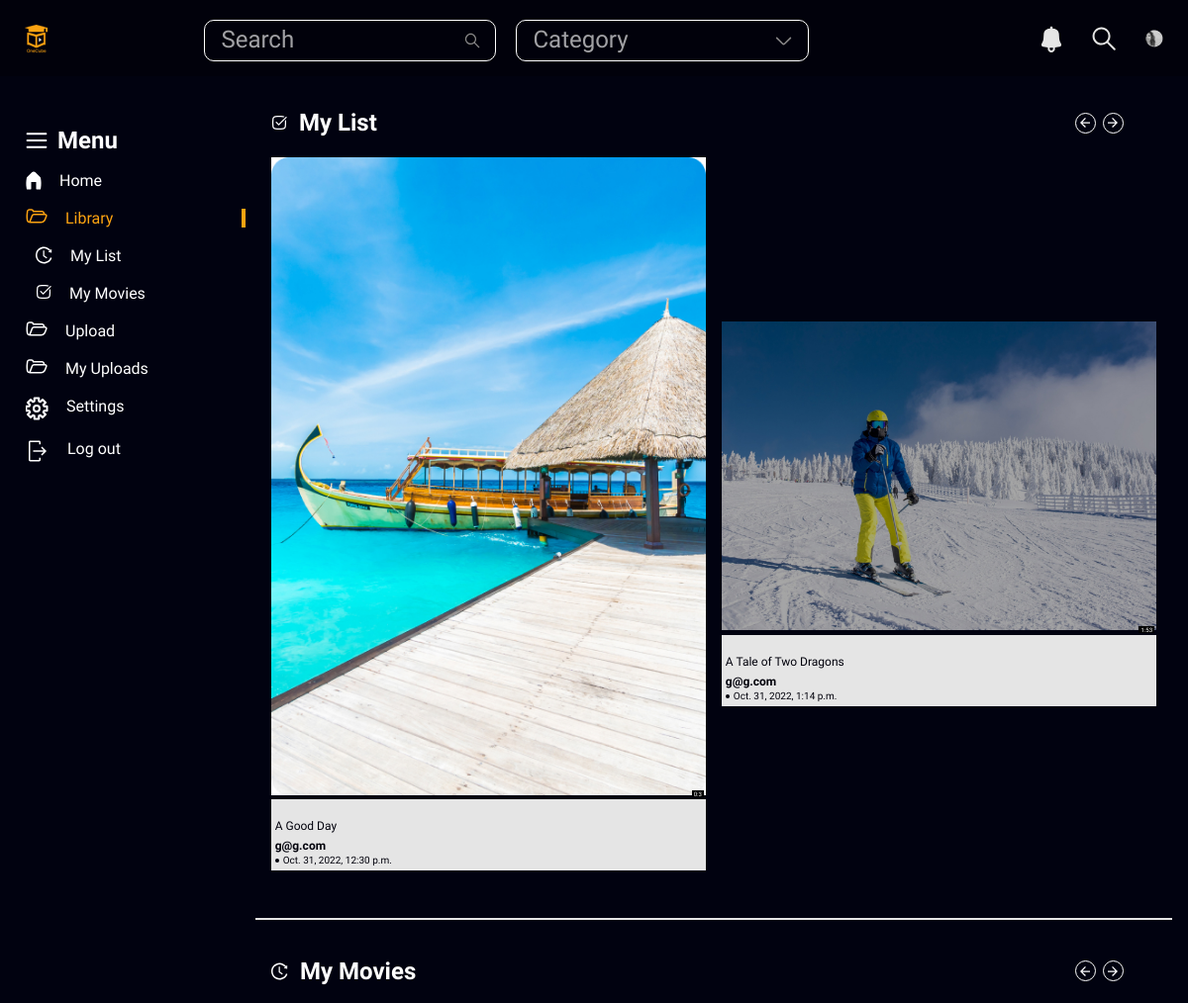
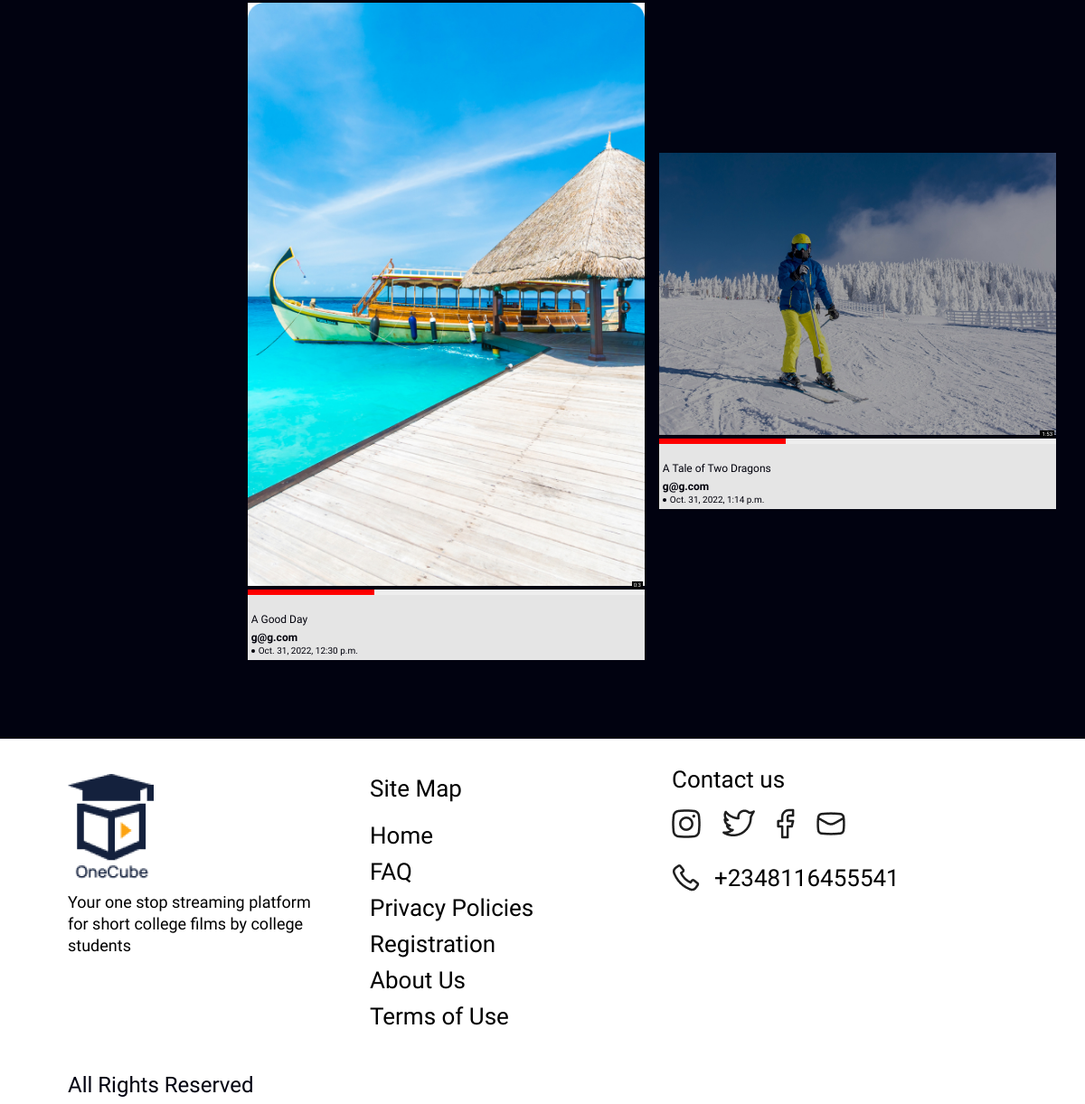
Screenshot of /library/ (signed in) with the database file from the repository (2 pictures, top to bottom).
### movie/models.py (models this page shows, shortened)
class Movie(models.Model):
    title = models.CharField(max_length=250)
    description = models.CharField(max_length=250)
    thumbnail = models.ImageField(upload_to='movies/thumbnails/%y%m%d', null=True, blank=True)
    movie = models.FileField(upload_to='movies/movie/%y%m%d', validators=[validate_file_extension], null=True)
    category =  models.TextField(choices=CATEGORY_CHOICES)
    uploader = models.ForeignKey(User, on_delete=models.CASCADE)
    length = models.CharField(max_length=100, null=True, blank=True)
    upload_date = models.DateTimeField(auto_now_add=True, null=True)
    favourites = models.ManyToManyField(User, related_name='favourite', default=None, blank=True)
    likes = models.ManyToManyField(User, default=0, related_name='movie_likes')
    dislikes = models.ManyToManyField(User, default=0, related_name='movie_dislikes')

### users/models.py (models this page shows)
class NewUser(AbstractBaseUser, PermissionsMixin):
    reg_number = models.CharField(max_length=10)
    email = models.EmailField(_('email address'), unique= True)
    college_name = models.CharField(max_length=100)
    username = models.CharField(max_length=150, blank=True)
    first_name = models.CharField(max_length=150, blank=True)
    last_name = models.CharField(max_length=150, null=True, blank=True)
    start_date = models.DateTimeField(default=timezone.now)
    is_staff = models.BooleanField(default=False)
    is_active = models.BooleanField(default=True)
    otp = models.CharField(max_length=6, null=True, blank=True)
    objects = CustomAccountManager()
    USERNAME_FIELD = "email"
    REQUIRED_FIELDS = []
    def __str__(self):
        return self.email

### movie/views.py (the view)
# urls.py: path('library/', my_movies, name="library"),
def my_movies(request):
    if not request.user.id:
        return render(request, 'blank.html', {})
    if not request.user:
        permission_error = "You Don't Have Permission To View This Page"
        return render(request, 'my_movies.html', {'permission_error':permission_error})
    favs = Movie.objects.filter(favourites=request.user)
    movs = Movie.objects.filter(uploader=request.user)
    cats = Category.objects.all()
    data = {
        'movs':movs,
        'favs':favs,
        'cats':cats
        }
    return render(request, 'library.html', data)

### templates/library.html (shortened to what this page needs)
{%load static%}
<!DOCTYPE html>
<html lang="en">
<head>
    <link rel="stylesheet" href="{%static 'css/library.css'%}">
</head>
<body>
    <header class="library--header">
        <nav class="library navbar">
            <div class="library logo">
                <img src="{%static 'logo.png'%}" alt="logo">
            </div>
            <div class="library searchCategory">
                <div class="library header search">
                    <div class="library header searchWrap">
                        <input type="text" placeholder="Search">
                    </div>
                </div>
                <div class="library header category">
                    <div class="library header categoryWrap">
                        <input type="" value="" placeholder="Category">
                        <svg width="17" height="9" viewBox="0 0 17 9" fill="none" xmlns="http://www.w3.org/2000/svg">
                            <path d="M15.4611 1.34753L9.76434 7.04425C9.09156 7.71702 7.99066 7.71702 7.31788 7.04425L1.62109 1.34753" stroke="#8A8989" stroke-width="1.5" stroke-miterlimit="10" stroke-linecap="round" stroke-linejoin="round"/>
                        </svg>
                    </div>
                </div>
            </div>
            <div class="library icons">
                <div class="libray notifications">
                </div>
                <div class="libray searchIcon">
                </div>
                <div class="libray profile">
                    <img src="{%static 'Ellipse-13.png'%}" alt="profile-pic">
                </div>
            </div>
        </nav>
    </header>
    <main class="library main">
        <div class="library sideBar">
            <div class="sideBarHeading">
                <p class="sideBarHeadingListP">Menu</p>
            </div>
            <ul>
                <a class="sideBarHeadingLink" href="{%url 'dashboard' user.id%}">
                    <li class="sideBarHeadingList">
                        <p class="sideBarHeadingListP">Home</p>
                    </li>
                </a>
                <a class="sideBarHeadingLink" href="#">
                    <li class="sideBarHeadingList lib">
                        <p class="sideBarHeadingListP">Library</p>
                    </li>
                </a>
                <a class="sideBarHeadingLink" href="#my_list">
                    <li class="sideBarHeadingList comp">
                        <p class="sideBarHeadingListP">My List</p>
                    </li>
                </a>
                <a class="sideBarHeadingLink" href="#my_movies">
                    <li class="sideBarHeadingList comp">
                        <p class="sideBarHeadingListP">My Movies</p>
                    </li>
                </a>
                <a class="sideBarHeadingLink" href="{%url 'add_movie'%}">
                    <li class="sideBarHeadingList">
                        <p class="sideBarHeadingListP">Upload</p>
                    </li>
                </a>
                <a class="sideBarHeadingLink" href="{%url 'my_videos'%}">
                    <li class="sideBarHeadingList">
                        <p class="sideBarHeadingListP">My Uploads</p>
                    </li>
                </a>
                <a class="sideBarHeadingLink" href="{%url 'settings'%}">
                    <li class="sideBarHeadingList">
                        <p class="sideBarHeadingListP">Settings</p>
                    </li>
                </a>
                <a class="sideBarHeadingLink" href="{%url 'user_logout'%}">
                    <li class="sideBarHeadingList">
                        <p class="sideBarHeadingListP">Log out</p>
                    </li>
                </a>
            </ul>
        </div>
        <div class="moviesSection">
            <div class="library completedMovies">
                <div class="library completedMovies--top">
                    <div class="library completedMovies--left">
                        <p id="my_list">My List</p>
                    </div>
                    <div class="library completedMovies--right">
                        <div class="library arrowCircle" id="slide-arrow-prev">
                            <svg width="10" height="10" viewBox="0 0 10 10" fill="none" xmlns="http://www.w3.org/2000/svg">
                                <path d="M5 0L5.89375 0.870625L2.40625 4.375H10V5.625H2.40625L5.89375 9.10812L5 10L0 5L5 0Z" fill="white"/>
                            </svg>
                        </div>
                        <div class="library arrowCircle" id="slide-arrow-next">
                            <svg width="10" height="10" viewBox="0 0 10 10" fill="none" xmlns="http://www.w3.org/2000/svg">
                                <path d="M5 0L4.10625 0.870625L7.59375 4.375H0V5.625H7.59375L4.10625 9.10812L5 10L10 5L5 0Z" fill="white"/>
                            </svg>
                        </div>
                    </div>
                </div>
                <div class="library completedMovies--bottom" id="slides-container">
                    {%for film in favs %}
                    <div class="library moviesBox slide" id="slide">
                        <div class="library moviesImg">
                            <div class="library moviesImgWrap">
                                <a href="{%url 'detail' film.id%}">
                                    <video width="100%" {%if film.thumbnail%} poster="{{film.thumbnail.url}}"  {%endif%}>
                                        <source src="{{film.movie.url}}" type="video/mp4">
                                    </video>
                                </a>
                                <div class="library movieLength">{{film.length}}</div>
                            </div>
                        </div>
                        <div class="library movieDetails">
                            <p class="library movieTitle">{{film.title}}</p>
                            <p class="library movieCreator">{{film.uploader}}</p>
                            <div class="library movieViews">
                                <svg width="2" height="2" viewBox="0 0 2 2" fill="none" xmlns="http://www.w3.org/2000/svg">
                                    <rect width="2" height="2" rx="1" fill="#01010B"/>
                                </svg>
                                <p class="library lastViewed">{{film.upload_date}}</p>
                            </div>
                        </div>
                    </div>
                    {%endfor%}
                </div>
            </div>
            <div class="library line"></div>
            <div class="library continueWatching">
                <div class="library continueWatching--top">
                    <div class="library continueWatching--left">
                        <p id="my_movies">My Movies</p>
                    </div>
                    <div class="library continueWatching--right">
                        <div class="library arrowCircle" id="slide-arrow-prev1">
                            <svg width="10" height="10" viewBox="0 0 10 10" fill="none" xmlns="http://www.w3.org/2000/svg">
                                <path d="M5 0L5.89375 0.870625L2.40625 4.375H10V5.625H2.40625L5.89375 9.10812L5 10L0 5L5 0Z" fill="white"/>
                            </svg>
                        </div>
                        <div class="library arrowCircle" id="slide-arrow-next1">
                            <svg width="10" height="10" viewBox="0 0 10 10" fill="none" xmlns="http://www.w3.org/2000/svg">
                                <path d="M5 0L4.10625 0.870625L7.59375 4.375H0V5.625H7.59375L4.10625 9.10812L5 10L10 5L5 0Z" fill="white"/>
                            </svg>
                        </div>
                    </div>
                </div>
                <div class="library continueWatching--bottom" id="slides-container1">
                    {%for movie in movs%}
                    <div class="library moviesBox slide1" id="slide1">
                        <div class="library moviesImg">
                            <div class="library moviesImgWrap">
                                <a href="{%url 'detail' movie.id%}">
                                    <video width="100%"{%if movie.thumbnail %} poster="{{movie.thumbnail.url}}" {%endif%}>
                                        <source src="{{movie.movie.url}}" type="video/mp4">
                                    </video>
                                </a>
                                <div class="library movieLength">{{movie.length}}</div>
                            </div>
                            <progress class="library movieProgress" value="32" max="100"></progress>
                        </div>
                        <div class="library movieDetails">
                            <p class="library movieTitle">{{movie.title}}</p>
                            <p class="library movieCreator">{{movie.uploader}}</p>
                            <div class="library movieViews">
                                <svg width="2" height="2" viewBox="0 0 2 2" fill="none" xmlns="http://www.w3.org/2000/svg">
                                    <rect width="2" height="2" rx="1" fill="#01010B"/>
                                </svg>
                                <p class="library lastViewed">{{movie.upload_date}}</p>
                            </div>
                        </div>
                    </div>
                    {%endfor%}
                </div>
            </div>
        </div>
    </main>
    <footer>
        <div class="footer-wrapper">
            <div class="footer-description">
                <img class="footer-logo" src="{%static 'desktop-footer-logo.png'%}" alt="one-cube logo" srcset="{%static 'mobile-footer-logo.png'%} 77w,
                        {%static 'desktop-footer-logo.png'%} 95w" sizes="(min-width: 1025px) 95px,
                        77px">
                <p class="footer-desc-text">Your one stop streaming platform for short college films by college students
                </p>
            </div>
            <div class="footer-site-map">
                <h2 class="footer-headings">Site Map</h2>
                <ul class="footer-list">
                    <li>
                        <a href="{%url 'dashboard' user.id%}" class="footer-link">Home</a>
                    </li>
                    <li>
                        <a href="" class="footer-link">FAQ</a>
                    </li>
                    <li>
                        <a href="" class="footer-link">Privacy Policies</a>
                    </li>
                    <li>
                        <a href="" class="footer-link">Registration</a>
                    </li>
                    <li>
                        <a href="" class="footer-link">About Us </a>
                    </li>
                    <li>
                        <a href="{%url 'terms'%}" class="footer-link">Terms of Use</a>
                    </li>
                </ul>
            </div>
            <div class="footer-contact">
                <h2 class="footer-headings">Contact us</h2>
                <div class="socials-icon">
                    <a href="" class="footer-link">
                        <img src="{%static 'desktop-insta.png'%}" alt="instagram-icon" srcset="{%static 'desktop-insta.png'%} 31.47w,
                        {%static 'insta.png' %} 19.67w" sizes="(min-width: 1025px) 31.47px,
                        19.67px">
                    </a>
                    <a href="" class="footer-link">
                        <img src="{%static 'desktop-twitter.png' %}" alt="twitter-icon" srcset="{%static 'desktop-twitter.png'%} 35.83w,
                        {%static 'twitter.png'%} 22.4w" sizes="(min-width: 1025px) 35.83px,
                        22.4px">
                    </a>
                    <a href="" class="footer-link">
                        <img src="{%static 'desktop-fb.png'%}" alt="fb-icon" srcset="{%static 'desktop-fb.png'%} 19w,
                        {%static 'fb.png'%} 11.88w" sizes="(min-width: 1025px) 19px,
                        11.88px">
                    </a>
                    <a href="" class="footer-link">
                        <img src="{%static 'desktop-mail.png'%}" alt="mail-icon" srcset="{%static 'desktop-mail.png'%} 31.3w,
                        {%static 'mail.png'%} 19.56w" sizes="(min-width: 1025px) 31.3px,
                        19.56px">
                    </a>
                </div>
                <div class="footer-phone">
                    <img src="{%static 'desktop-phone.png' %}" alt="phone-icon" srcset="{%static 'desktop-phone.png' %} 29.19w,
                        {%static 'phone.png'%} 18.24w" sizes="(min-width: 1025px) 29.19px,
                        18.24px">
                    <p>+2348116455541</p>
                </div>
            </div>
            <p id="rights">All Rights Reserved</p>
        </div>
    </footer>
</body>
</html>

### rows the page displays
Movie: length "0:3", title "A Good Day", uploader "g@g.com", upload_date "Oct. 31, 2022, 12:30 p.m."
Movie: length "1:53", title "A Tale of Two Dragons", uploader "g@g.com", upload_date "Oct. 31, 2022, 1:14 p.m."
